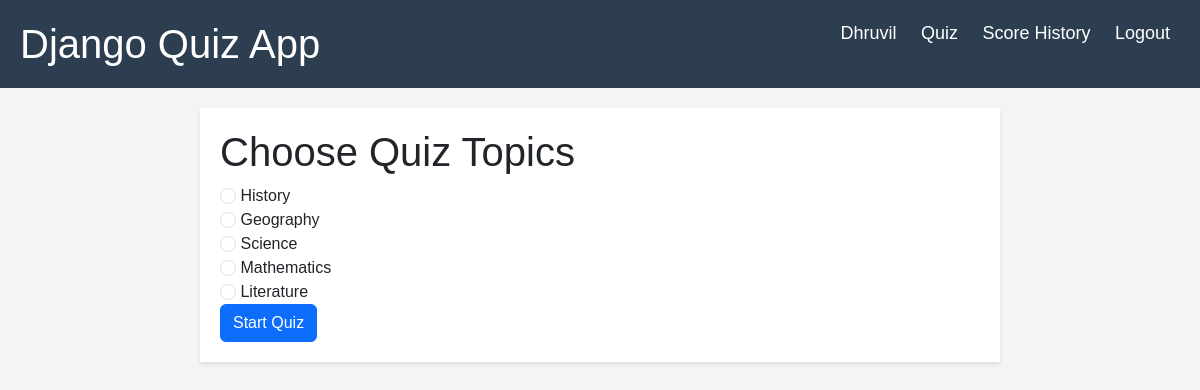
/quiz/ (signed in), run on the app's committed database.
### quiz_app/models.py (models this page shows, shortened)
class QuizTopic(models.Model):
    name = models.CharField(max_length=200)

### quiz_app/views.py (the view, shortened to what this page needs)
# urls.py: path('quiz/', views.quiz, name='quiz'),
@login_required
def quiz(request):
    topics = QuizTopic.objects.all()
    return render(request, 'quiz_app/quiz.html', {'topics': topics})

### quiz_app/templates/quiz_app/quiz.html (shortened to what this page needs)
{% extends 'quiz_app/base.html' %}
{% block content %}
<h1>Choose Quiz Topics</h1>
<form method="post">
    {% for topic in topics %}
    <div class="form-radio">
        <input class="form-check-input" type="radio" name="topic" id="topic{{ topic.id }}" value="{{ topic.id }}">
        <label class="form-check-label" for="topic{{ topic.id }}">
            {{ topic.name }}
        </label>
    </div>
    {% empty %}
    <p>No quiz topics found.</p>
    {% endfor %}
    <button type="submit" class="btn btn-primary">Start Quiz</button>
</form>
{% endblock %}

### quiz_app/templates/quiz_app/base.html (shortened to what this page needs)
<!DOCTYPE html>
<html lang="en">
<head>
    {% load static %}
    {% load bootstrap5 %}
    {% bootstrap_css %}
    <link rel="stylesheet" href="{% static 'css/style.css' %}">
</head>
<body>
<header>
    <h1>Django Quiz App</h1>
    {% if user.is_authenticated %}
    <nav>
        <a>{{user.username}}</a>
        <a href="{% url 'quiz_app:quiz' %}">Quiz</a>
        <a href="{% url 'quiz_app:score_history' %}">Score History</a>
        <a href="{% url 'quiz_app:logout' %}">Logout</a>
    </nav>
    {% else %}
    <nav>
        <a href="{% url 'quiz_app:login' %}">Login</a>
        <a href="{% url 'quiz_app:register' %}">Register</a>
    </nav>
    {% endif %}
</header>
<main>
    {% block content %}
    {% endblock %}
</main>
</body>
</html>

### static/css/style.css (style rules this page uses)
body { font-family: Arial, sans-serif; margin: 0; padding: 0; background-color: #f4f4f4; }
header { background-color: #2c3e50; padding: 20px; color: white; }
header h1 { display: inline-block; margin: 0; }
nav { float: right; }
nav a { color: white; text-decoration: none; padding: 0 10px; font-size: 18px; }
main { max-width: 800px; margin: 20px auto; padding: 20px; background-color: white; box-shadow: 0 2px 4px rgba(0, 0, 0, 0.1); }

### data on the page
QuizTopic: name "History"
QuizTopic: name "Geography"
QuizTopic: name "Science"
QuizTopic: name "Mathematics"
QuizTopic: name "Literature"

### other printed values
{{ user.username }} "Dhruvil"
